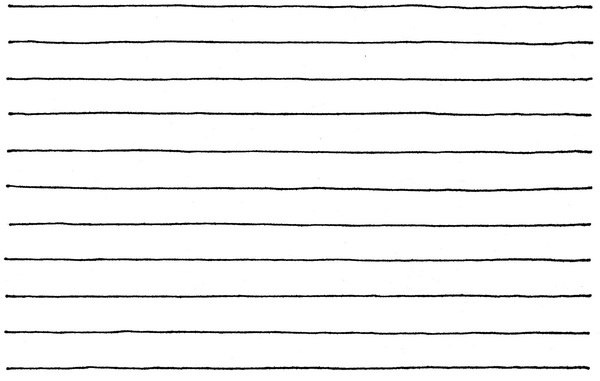
#> input picture images/horizontal_lines.png, 600 x 381 px
$ python -i ImageProcessor.py   (imports and definitions only)
#> lines starting #> are read from the running program, lines starting #| are printed output that depends on the picture
"""Class for processing images."""

from __future__ import annotations

from typing import Tuple

import numpy as np
from PIL import Image, ImageDraw, ImageFilter, ImageOps


class ImageProcessor:
    """A class to process images and find lines.

    Example usage:
    >>> img_name = input("input image name: ")
    >>> processor = ImageProcessor(img_name)
    >>> color_image = processor.process_image()
    >>> color_image.show()
    """

    def __init__(self, img_name: str) -> None:
        """Initialize ImageProcessor.

        Args:
            img_name (str): The name of the image file.
        """
#> in process_image, color_image is the input picture: PIL image 600x381 RGB; min 0, max 255, mean 240.6
        self.max_img_size: int = 200  # Max image size
        self.red_color: Tuple[int, int, int] = (255, 0, 0)  # Color for drawing borders
        self.img_name: str = img_name

    def resize_to_const(self, img: Image.Image) -> Image.Image:
        """Resize the image to a constant size if needed.

        Args:
            img (PIL.Image.Image): The input image.

        Returns:
            PIL.Image.Image: The resized image.
        """
        m = max(img.size)
#> m = 600
        if m <= self.max_img_size:
            return img
        comp_ratio = int(m / self.max_img_size) + 1
#> comp_ratio = 4
        new_size = (img.size[0] // comp_ratio, img.size[1] // comp_ratio)
#> new_size = (150, 95)
        return img.resize(new_size)
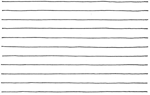
#> returned value: PIL image 150x95 RGB; min 105, max 255, mean 239.8

    def calc_sums(self, img: np.ndarray, xmin: int, xmax: int, H: int) -> np.ndarray:
        """Calculate sums of pixel values along line.

        Calculates res[x, y] for img from xmin to xmax.

        Args:
            img (np.ndarray): The image as a NumPy array.
            xmin (int): Minimum x-coordinate.
            xmax (int): Maximum x-coordinate.
            H (int): Height.

        Returns:
            np.ndarray: Resulting sums array.
        """
        res = np.zeros([H, H])
        if xmax - xmin == 1:
            for x in range(H):
                res[:, x] = 1 - img[:, xmin] / 255
        else:
            mid = (xmin + xmax) // 2
            ans1 = self.calc_sums(img, xmin, mid, H)
            ans2 = self.calc_sums(img, mid, xmax, H)
            for x in range(H):
                for y in range(H):
                    res[x, y] = ans1[x, (x + y) // 2] + ans2[(x + y) // 2, y]
        return res

    def process_image(self) -> Image.Image:
        """Process the image and find lines.

        Returns:
            PIL.Image.Image: The processed image.
        """
        color_image = Image.open(self.img_name)
        color_image = self.resize_to_const(color_image)
        gray_image = color_image.convert("L")

        edges = gray_image.filter(ImageFilter.FIND_EDGES())
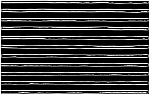
#> edges: PIL image 150x95 L; min 0, max 255, mean 58.6
        wb_image = ImageOps.invert(edges)

        W, H = wb_image.size
#> W = 150; H = 95

        for x in range(W):
            wb_image.putpixel((x, 0), 255)
            wb_image.putpixel((x, H - 1), 255)
        for y in range(H):
            wb_image.putpixel((0, y), 255)
            wb_image.putpixel((W - 1, y), 255)
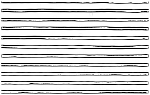
#> wb_image: PIL image 150x95 L; min 0, max 255, mean 205.1

        for theta in (0, 15, 30, 45, 60, 75, 90):
            transparent_image = Image.new("RGBA", (W, H), (0, 0, 0, 0))
            rot_tr_img = transparent_image.rotate(theta, fillcolor=(0, 0, 0, 0))
            draw = ImageDraw.Draw(rot_tr_img)

            rotated_image = wb_image.rotate(theta, fillcolor="white")
            rotated_array = np.array(rotated_image)

            result = self.calc_sums(rotated_array, 0, W, H)

            for i in range(2, H - 2):
                for j in range(2, H - 2):
                    if result[i][j] >= max(
                        np.max(result[i - 2 : i + 2, :]),
                        np.max(result[:, j - 2 : j + 2]),
                        100,
                    ):
                        draw.line([(0, i), (W - 1, j)], fill="red", width=2)

            transparent_image = rot_tr_img.rotate(-theta, fillcolor=(0, 0, 0, 0))
            color_image.paste(transparent_image, (0, 0), transparent_image)
#> this loop made 7 passes
#> pass 1, in calc_sums (call 7), `ans2 = self.calc_sums(img, mid, xmax, H)`:
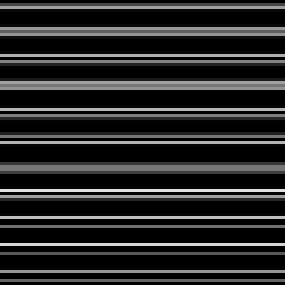
#> ans2: shape (95, 95) float64 (shown 3 times larger); min 0, max 0.878, mean 0.157
#> pass 1, in calc_sums (call 6), `ans1 = self.calc_sums(img, xmin, mid, H)`:
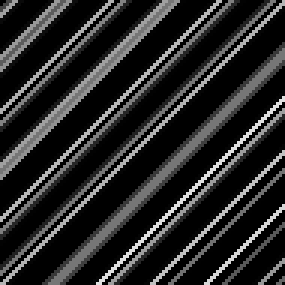
#> ans1: shape (95, 95) float64 (shown 3 times larger); min 0, max 0.878, mean 0.16
#> after the loop:
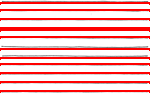
#> color_image: PIL image 150x95 RGB; mean R, G, B 248.2, 183.4, 183.4
#> after the loop:
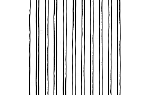
#> rotated_array: shape (95, 150); min 0, max 255, mean 223.2

        return color_image

>>> result = ImageProcessor('../../images/horizontal_lines.png').process_image()
